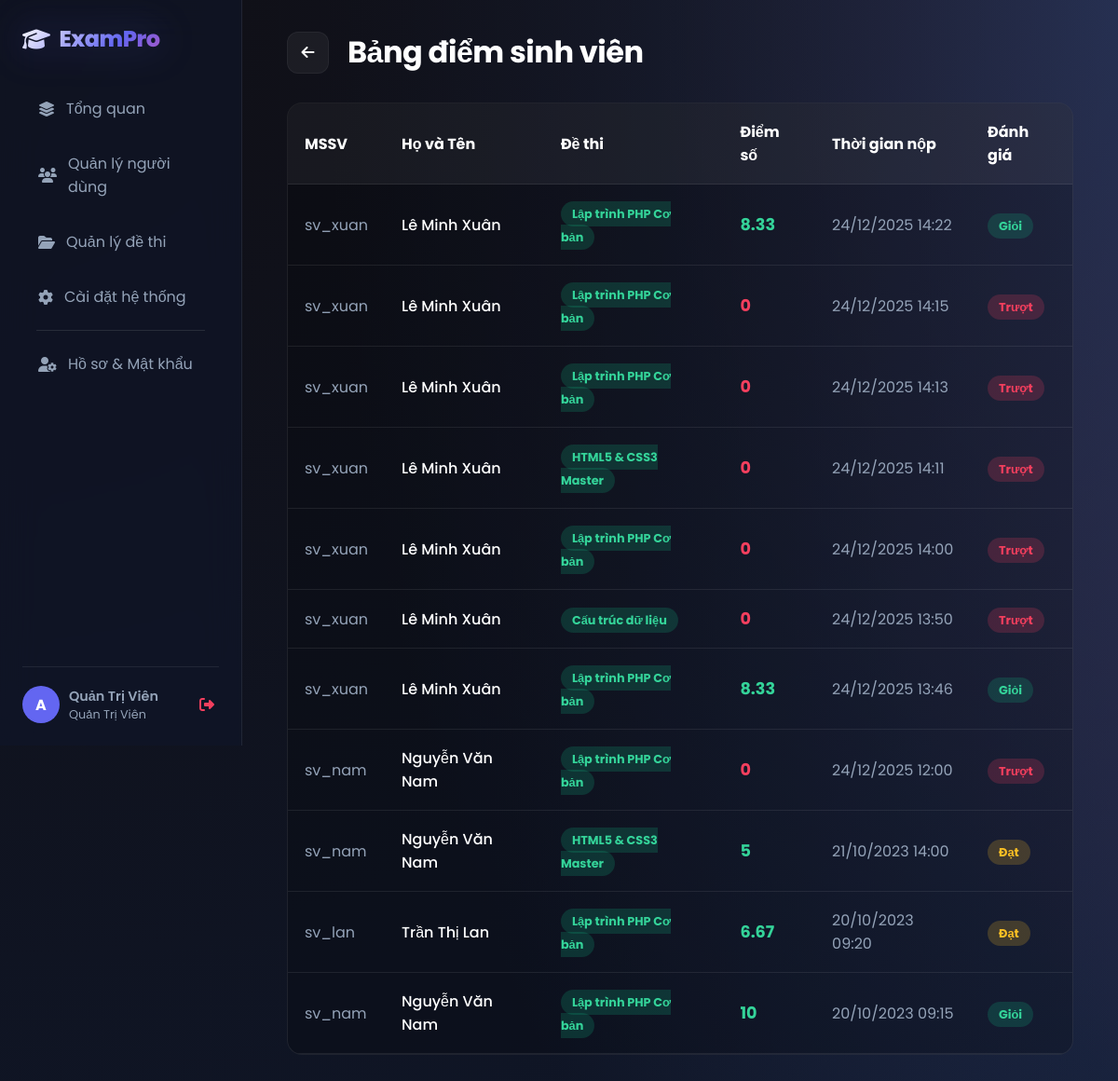
Screenshot of /teacher/results.php (signed in) with the database file from the repository.
### tables this page shows
CREATE TABLE `results` (
  `id` int(11) NOT NULL,
  `user_id` int(11) DEFAULT NULL,
  `exam_id` int(11) DEFAULT NULL,
  `score` float DEFAULT NULL,
  `submitted_at` datetime DEFAULT current_timestamp()
);

CREATE TABLE `users` (
  `id` int(11) NOT NULL,
  `username` varchar(50) NOT NULL,
  `password` varchar(255) NOT NULL,
  `fullname` varchar(100) DEFAULT NULL,
  `email` varchar(100) NOT NULL,
  `role` enum('admin','teacher','student') NOT NULL DEFAULT 'student',
  `reset_token` varchar(255) DEFAULT NULL,
  `reset_token_expire` datetime DEFAULT NULL
);

CREATE TABLE `exams` (
  `id` int(11) NOT NULL,
  `title` varchar(200) NOT NULL,
  `description` text DEFAULT NULL,
  `duration` int(11) NOT NULL,
  `created_by` int(11) DEFAULT NULL,
  `status` enum('active','closed') DEFAULT 'active'
);

### teacher/results.php (the view, shortened to what this page needs)
<?php
require_once '../config/database.php';
$sql = "SELECT r.*, u.fullname, u.username, e.title as exam_title
        FROM results r
        JOIN users u ON r.user_id = u.id
        JOIN exams e ON r.exam_id = e.id
        ORDER BY r.submitted_at DESC";
$results = $conn->query($sql)->fetchAll();
?>
<!DOCTYPE html>
<html lang="vi">
<head>
    <link rel="stylesheet" href="https://cdnjs.cloudflare.com/ajax/libs/font-awesome/6.4.0/css/all.min.css">
    <link rel="stylesheet" href="/exam_web/assets/css/style.css">
</head>
<body>
    <div class="app-container">
        <?php include '../includes/sidebar.php'; ?>
        <main class="main-content">
            <div style="display: flex; align-items: center; gap: 20px; margin-bottom: 30px;">
                <a href="dashboard.php" class="btn-back" title="Quay lại Dashboard">
                    <i class="fa-solid fa-arrow-left"></i>
                </a>
                <h1 style="margin: 0;">Bảng điểm sinh viên</h1>
            </div>
            <div class="table-container">
                <table>
                    <thead>
                        <tr>
                            <th>MSSV</th>
                            <th>Họ và Tên</th>
                            <th>Đề thi</th>
                            <th>Điểm số</th>
                            <th>Thời gian nộp</th>
                            <th>Đánh giá</th>
                        </tr>
                    </thead>
                    <tbody>
                        <?php if(count($results) > 0): ?>
                            <?php foreach($results as $row): ?>
                            <tr>
                                <td><?php echo $row['username']; ?></td>
                                <td style="font-weight: 500; color: #fff;"><?php echo $row['fullname']; ?></td>
                                <td><span class="status-badge status-active"><?php echo $row['exam_title']; ?></span></td>
                                <td>
                                    <span style="font-weight: bold; font-size: 1.1em; color: <?php echo ($row['score'] >= 5) ? '#34d399' : '#f43f5e'; ?>">
                                        <?php echo $row['score']; ?>
                                    </span>
                                </td>
                                <td style="color: var(--text-light);"><?php echo date("d/m/Y H:i", strtotime($row['submitted_at'])); ?></td>
                                <td>
                                    <?php if($row['score'] >= 8): ?>
                                        <span class="status-badge" style="background: rgba(16, 185, 129, 0.2); color: #34d399;">Giỏi</span>
                                    <?php elseif($row['score'] >= 5): ?>
                                        <span class="status-badge" style="background: rgba(251, 191, 36, 0.2); color: #fbbf24;">Đạt</span>
                                    <?php else: ?>
                                        <span class="status-badge" style="background: rgba(244, 63, 94, 0.2); color: #f43f5e;">Trượt</span>
                                    <?php endif; ?>
                                </td>
                            </tr>
                            <?php endforeach; ?>
                        <?php else: ?>
                            <tr><td colspan="6" style="text-align: center;">Chưa có dữ liệu thi.</td></tr>
                        <?php endif; ?>
                    </tbody>
                </table>
            </div>
        </main>
    </div>
</body>
</html>

### assets/css/style.css (style rules this page uses)
:root { --primary: #6366f1; --primary-glow: rgba(99, 102, 241, 0.5); --secondary: #ec4899; --accent: #8b5cf6; --bg-dark: #0f172a; --text-main: #f8fafc; --text-light: #94a3b8; --glass-bg: rgba(30, 41, 59, 0.7); --glass-border: rgba(255, 255, 255, 0.08); --glass-shine: rgba(255, 255, 255, 0.03); --radius: 16px; --sidebar-width: 260px; --transition: all 0.3s cubic-bezier(0.4, 0, 0.2, 1); }
* { margin: 0; padding: 0; box-sizing: border-box; font-family: 'Poppins', sans-serif; }
body { background-color: var(--bg-dark); background-image: radial-gradient(at 0% 0%, hsla(253,16%,7%,1) 0, transparent 50%), radial-gradient(at 50% 0%, hsla(225,39%,30%,1) 0, transparent 50%), radial-gradient(at 100% 0%, hsla(339,49%,30%,1) 0, transparent 50%); background-size: 200% 200%; animation: aurora 15s ease infinite; color: var(--text-main); min-height: 100vh; overflow-x: hidden; }
a { text-decoration: none; color: inherit; }
.app-container { display: flex; width: 100%; min-height: 100vh; margin: 0; padding: 0; }
.main-content { margin-left: var(--sidebar-width) !important; width: calc(100% - var(--sidebar-width)) !important; padding: 2rem 3rem; flex: 1; position: relative; }
h1, h2, h3 { color: #fff; font-weight: 700; letter-spacing: -0.5px; margin-bottom: 1rem; }
.table-container { background: rgba(0, 0, 0, 0.2); border-radius: var(--radius); border: 1px solid var(--glass-border); overflow: hidden; }
table { width: 100%; border-collapse: collapse; color: var(--text-light); }
th { background: rgba(255, 255, 255, 0.05); color: #fff; padding: 18px; text-align: left; border-bottom: 1px solid var(--glass-border); }
td { padding: 18px; border-bottom: 1px solid var(--glass-border); }
.status-badge { padding: 5px 12px; border-radius: 20px; font-size: 0.8rem; font-weight: bold; }
.status-active { background: rgba(16, 185, 129, 0.2); color: #34d399; }

### teacher/results.php (style rules this page uses)
.btn-back { background: rgba(255,255,255,0.05); width: 45px; height: 45px; border-radius: 12px; display: flex; align-items: center; justify-content: center; color: #fff; transition: 0.3s; border: 1px solid rgba(255,255,255,0.05); }

### rows the page displays
results: user.username "sv_xuan", user.fullname "Lê Minh Xuân", exam.title "Lập trình PHP Cơ bản", score "8.33", submitted_at "24/12/2025 14:22", shows "Giỏi"
results: user.username "sv_xuan", user.fullname "Lê Minh Xuân", exam.title "Lập trình PHP Cơ bản", score "0", submitted_at "24/12/2025 14:15", shows "Trượt"
results: user.username "sv_xuan", user.fullname "Lê Minh Xuân", exam.title "Lập trình PHP Cơ bản", score "0", submitted_at "24/12/2025 14:13", shows "Trượt"
results: user.username "sv_xuan", user.fullname "Lê Minh Xuân", exam.title "HTML5 & CSS3 Master", score "0", submitted_at "24/12/2025 14:11", shows "Trượt"
results: user.username "sv_xuan", user.fullname "Lê Minh Xuân", exam.title "Lập trình PHP Cơ bản", score "0", submitted_at "24/12/2025 14:00", shows "Trượt"
results: user.username "sv_xuan", user.fullname "Lê Minh Xuân", exam.title "Cấu trúc dữ liệu", score "0", submitted_at "24/12/2025 13:50", shows "Trượt"
results: user.username "sv_xuan", user.fullname "Lê Minh Xuân", exam.title "Lập trình PHP Cơ bản", score "8.33", submitted_at "24/12/2025 13:46", shows "Giỏi"
results: user.username "sv_nam", user.fullname "Nguyễn Văn Nam", exam.title "Lập trình PHP Cơ bản", score "0", submitted_at "24/12/2025 12:00", shows "Trượt"
results: user.username "sv_nam", user.fullname "Nguyễn Văn Nam", exam.title "HTML5 & CSS3 Master", score "5", submitted_at "21/10/2023 14:00", shows "Đạt"
results: user.username "sv_lan", user.fullname "Trần Thị Lan", exam.title "Lập trình PHP Cơ bản", score "6.67", submitted_at "20/10/2023 09:20", shows "Đạt"
results: user.username "sv_nam", user.fullname "Nguyễn Văn Nam", exam.title "Lập trình PHP Cơ bản", score "10", submitted_at "20/10/2023 09:15", shows "Giỏi"

### other values shown
substr($_SESSION['username'], 0, 1) "A"
$_SESSION['fullname'] "Quản Trị Viên"
$role_name "Quản Trị Viên"
